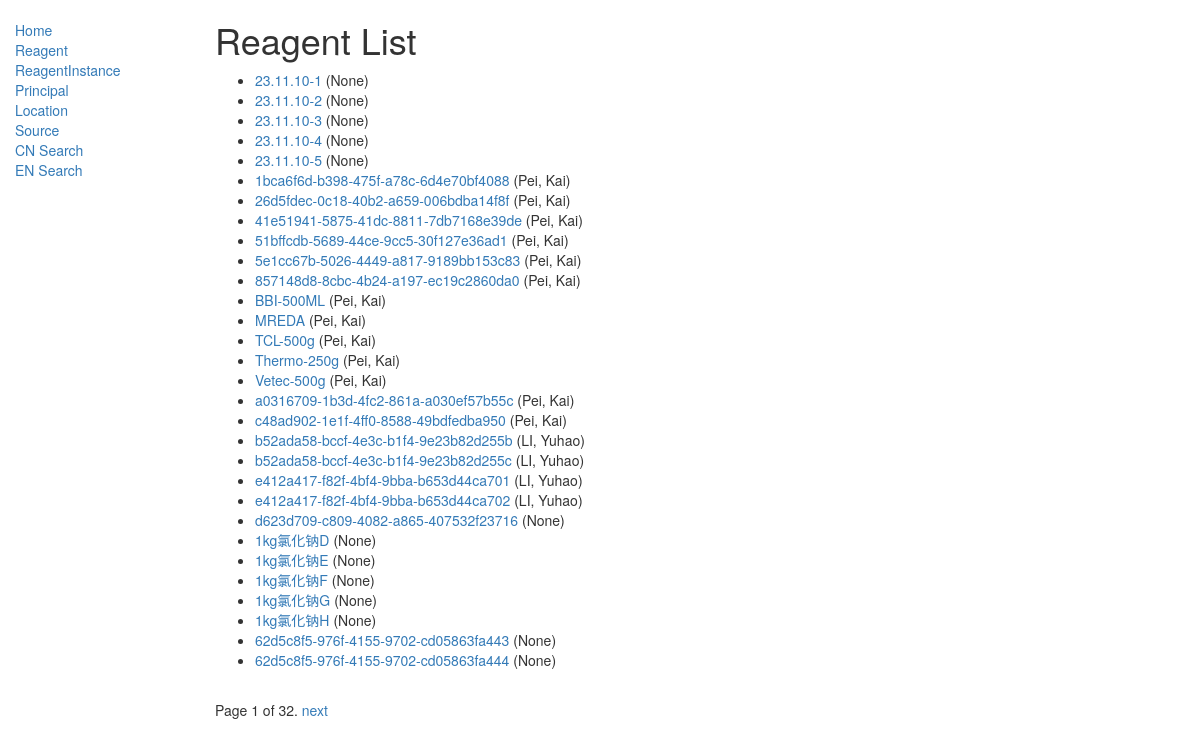
The page /catalog/reagentinstance/ on the database its author committed.
### catalog/models.py (models this page shows, shortened)
class ReagentInstance(models.Model):
    id = models.UUIDField(
        primary_key=True,
        default=uuid.uuid4,
        help_text=
        "Unique ID for this particular reagent across whole database, be careful to change!!"
    )
    reagent = models.ForeignKey('Reagent',
                                on_delete=models.SET_NULL,
                                null=True)
    register_date = models.DateField(null=True,
                                     blank=True,
                                     default=datetime.date.today)
    name = models.CharField(max_length=200,
                            null=True,
                            blank=True,
                            default=id.default,
                            help_text="Change to your favorate name")
    principal = models.ForeignKey('Principal',
                                  on_delete=models.SET_NULL,
                                  null=True,
                                  blank=True)
    location = models.ForeignKey('Location',
                                 on_delete=models.SET_NULL,
                                 null=True)
    STATUS = (
        ('n', 'Never Used'),
        ('o', 'Occupied'),
        ('a', 'Available'),
        ('r', 'Run out'),
    )
    status = models.CharField(max_length=1,
                              choices=STATUS,
                              blank=True,
                              default='o',
                              help_text='Reagent Status')
    note = models.CharField(max_length=1000,
                            help_text="Enter a brief note",
                            null=True,
                            blank=True)
    class Meta:
        ordering = ["-register_date", "name"]
    def get_absolute_url(self):
        return reverse('reagentinstance-detail', args=[str(self.id)])

class Principal(models.Model):
    first_name = models.CharField(max_length=100,
                                  help_text="Enter a First Name (e.g. Chun)")
    last_name = models.CharField(max_length=100,
                                 help_text="Enter a Last Name (e.g. Tang)")
    class Meta:
        ordering = ['last_name', 'first_name']
    def __str__(self):
        return '%s, %s' % (self.last_name, self.first_name)

### catalog/views.py (the view)
class ReagentInstanceListView(generic.ListView):
    model = ReagentInstance
    paginate_by = 30

### catalog/templates/catalog/reagentinstance_list.html
{% extends "base_generic.html" %}
{% block content %}
<h1>Reagent List</h1>
{% if reagentinstance_list %}
<ul>
    {% for reagentinstance in reagentinstance_list %}
    <li>
        <a href="{{ reagentinstance.get_absolute_url }}">{{ reagentinstance.name }}</a> ({{reagentinstance.principal}})
    </li>
    {% endfor %}
</ul>
{% else %}
<p>There are no reagentinstance in the database.</p>
{% endif %}
{% endblock %}

### rows shown on the page
ReagentInstance: name "23.11.10-1", principal "None"
ReagentInstance: name "23.11.10-2", principal "None"
ReagentInstance: name "23.11.10-3", principal "None"
ReagentInstance: name "23.11.10-4", principal "None"
ReagentInstance: name "23.11.10-5", principal "None"
ReagentInstance: name "1bca6f6d-b398-475f-a78c-6d4e70bf4088", principal "Pei, Kai"
ReagentInstance: name "26d5fdec-0c18-40b2-a659-006bdba14f8f", principal "Pei, Kai"
ReagentInstance: name "41e51941-5875-41dc-8811-7db7168e39de", principal "Pei, Kai"
ReagentInstance: name "51bffcdb-5689-44ce-9cc5-30f127e36ad1", principal "Pei, Kai"
ReagentInstance: name "5e1cc67b-5026-4449-a817-9189bb153c83", principal "Pei, Kai"
ReagentInstance: name "857148d8-8cbc-4b24-a197-ec19c2860da0", principal "Pei, Kai"
ReagentInstance: name "BBI-500ML", principal "Pei, Kai"
ReagentInstance: name "MREDA", principal "Pei, Kai"
ReagentInstance: name "TCL-500g", principal "Pei, Kai"
ReagentInstance: name "Thermo-250g", principal "Pei, Kai"
ReagentInstance: name "Vetec-500g", principal "Pei, Kai"
ReagentInstance: name "a0316709-1b3d-4fc2-861a-a030ef57b55c", principal "Pei, Kai"
ReagentInstance: name "c48ad902-1e1f-4ff0-8588-49bdfedba950", principal "Pei, Kai"
ReagentInstance: name "b52ada58-bccf-4e3c-b1f4-9e23b82d255b", principal "LI, Yuhao"
ReagentInstance: name "b52ada58-bccf-4e3c-b1f4-9e23b82d255c", principal "LI, Yuhao"
ReagentInstance: name "e412a417-f82f-4bf4-9bba-b653d44ca701", principal "LI, Yuhao"
ReagentInstance: name "e412a417-f82f-4bf4-9bba-b653d44ca702", principal "LI, Yuhao"
ReagentInstance: name "d623d709-c809-4082-a865-407532f23716", principal "None"
ReagentInstance: name "1kg氯化钠D", principal "None"
ReagentInstance: name "1kg氯化钠E", principal "None"
ReagentInstance: name "1kg氯化钠F", principal "None"
ReagentInstance: name "1kg氯化钠G", principal "None"
ReagentInstance: name "1kg氯化钠H", principal "None"
ReagentInstance: name "62d5c8f5-976f-4155-9702-cd05863fa443", principal "None"
ReagentInstance: name "62d5c8f5-976f-4155-9702-cd05863fa444", principal "None"

### other values the page prints
{{ page_obj.number }} "1"
{{ page_obj.paginator.num_pages }} "32"
